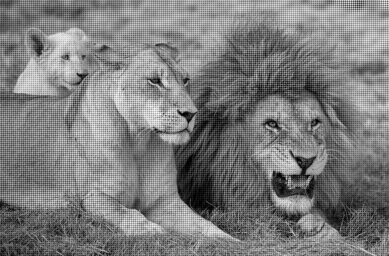
%> input picture input/test.png, 389 x 256 px
$ octave project.m   (GNU Octave 9; MATLAB toolbox functions it lacks are replaced by stand-ins)
%> lines starting %> are read from the running program, lines starting %| are printed output that depends on the picture
% removed course code and renamed images to prevent plagarism
% Marcin Lenart
clear all; close all; clc;

%read raw image data to fix
raw_img=imread('input/test.png');
%> raw_img is the input picture: size 256x389 uint8; min 0, max 252, mean 124.2


%original good image for error comparison
original_img=imread('rgb/test.png');
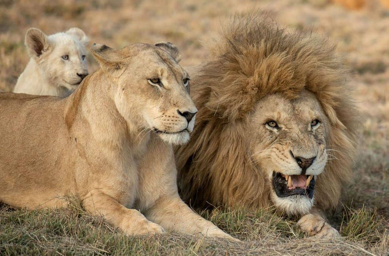
%> input picture rgb/test.png, 389 x 256 px
%> original_img is the input picture: size 256x389x3 uint8; mean R, G, B 150.7, 125.9, 94.1

%4 images for machine learning
%use resize function if sizes are different
%learning_img_raw_1 = imresize(imread('test2.jpg'), [256,384]);
learning_img_raw_1=imread('rgb/1.png');
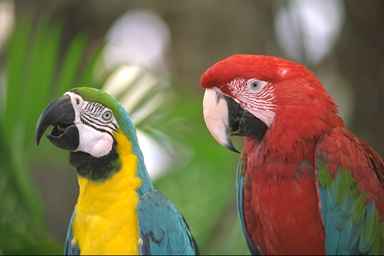
%> input picture rgb/1.png, 384 x 256 px
%> learning_img_raw_1 is the input picture: size 256x384x3 uint8; mean R, G, B 121.7, 109.6, 75.8
learning_img_raw_2=imread('rgb/2.png');
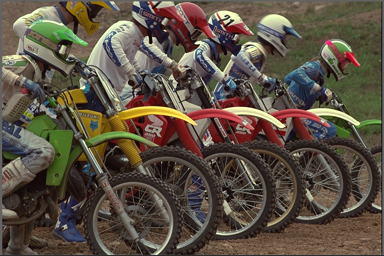
%> input picture rgb/2.png, 384 x 256 px
%> learning_img_raw_2 is the input picture: size 256x384x3 uint8; mean R, G, B 91.5, 81, 67.5
learning_img_raw_3=imread('rgb/3.png');
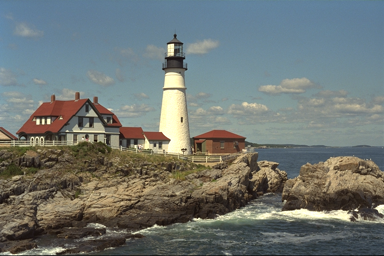
%> input picture rgb/3.png, 384 x 256 px
%> learning_img_raw_3 is the input picture: size 256x384x3 uint8; mean R, G, B 111.6, 118, 114.5
learning_img_raw_4=imread('rgb/4.png');
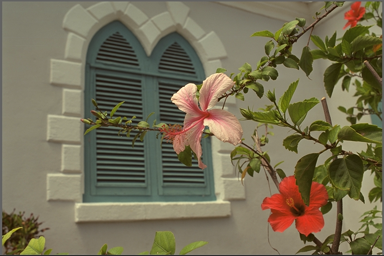
%> input picture rgb/4.png, 384 x 256 px
%> learning_img_raw_4 is the input picture: size 256x384x3 uint8; mean R, G, B 117.6, 110.7, 85.4

%concatenate learning images
learning_img = cat(2, learning_img_raw_1, learning_img_raw_2,learning_img_raw_3,learning_img_raw_4);

%uncomment this for single learning image
%learning_img=imread('rgb/test.png');

%display input image
figure;
imshow(raw_img);
title('Raw Input Image');

%determine both of the image dimensions
[num_of_rows,num_of_cols,layers]=size(raw_img);
%> num_of_rows = 256; num_of_cols = 389; layers = 1
[num_of_rows2,num_of_cols2,layers2]=size(learning_img);
%> num_of_rows2 = 256; num_of_cols2 = 1536; layers2 = 3

%pass images through the rgb bayer filter function
bayer_img=getBayerImg(raw_img);
%> in getBayerImg, `bayer_filter_rgb=input_image*0;`: bayer_filter_rgb: size 256x389 uint8; every value is 0
bayer_learning_img=getBayerImg(learning_img);
%> in getBayerImg (call 2), `bayer_filter_rgb=input_image*0;`: bayer_filter_rgb: size 256x1536x3 uint8; every value is 0

%output of the bayer image before interpolation
figure
imshow(bayer_img)
title('Bayer Image');

%output original learning image
figure
imshow(learning_img)
title('Learning Image');

%format image for matrix use ** put this in function later
learning_img_dbl=double(learning_img); %convert learning img to double
bayer_learning_img=double(bayer_learning_img); %convert bayer learning img to double
learning_img_1layer=sum(bayer_learning_img,3); %convert learning img to single layer image

%expand borders function to prevent edge problems
learning_img_1layer_exp=expandBorders(learning_img_1layer);
%> after the loop in expandBorders, `for col =1:3`: expanded_image: size 262x1542 double; min 0, max 255, mean 99.2
%> after the loop in expandBorders, `for row =1:3`:
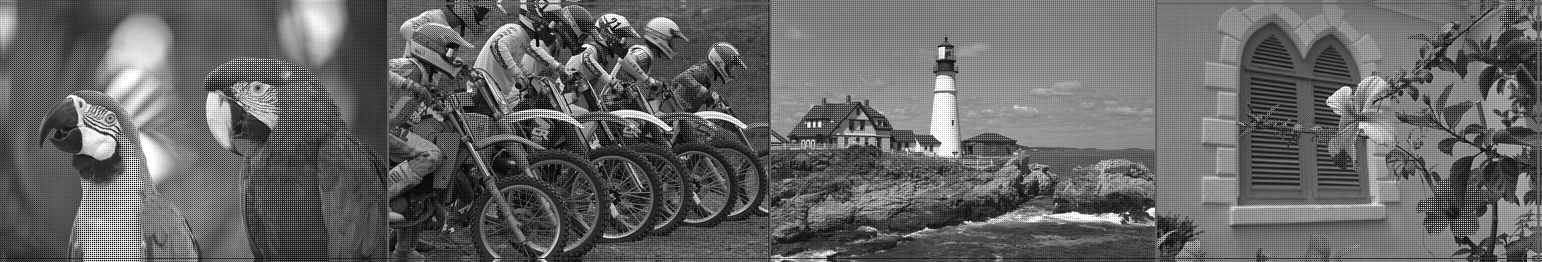
%> expanded_image: size 262x1542 double; min 0, max 255, mean 101.5

%output of expanded, 1 layer learning image
figure
imshow(uint8(learning_img_1layer_exp))
title('Learning Image -1 Layer, Expanded Border');

%Machine Learning Section__________________________________________________
%preallocate 4 X-matrices
num_of_elements=(num_of_rows2*num_of_cols2/4);
%> num_of_elements = 98304
x_matrix=zeros(num_of_elements,49,4);

%index incrementors
x1=0;
x2=0;
x3=0;
x4=0;

%preallocate y-matrix (true values)
y=zeros(num_of_elements,8);

%calculate X-matrix
%scan each pixel of learning image(offset by 3 pixels to get center pixel of expanded image)
for row =1+3:num_of_rows2+3
    for col =1+3:num_of_cols2+3
        Sub_x_matrix = learning_img_1layer_exp(row-3:row+3,col-3:col+3); %extract sub matrix (7x7)
        Sub_x_matrix=reshape(Sub_x_matrix.',1,[]); %convert to a row vector
        if (mod(row,2)==0 && mod(col,2)==0)
            %red tile (even row, even column)
            x1=x1+1;
            x_matrix( x1, :, 1 ) = Sub_x_matrix; % update to x-matrix 1
            %update y-pixel true value matrix
            y(x1,1)=learning_img_dbl(row-3,col-3,2);%green1
            y(x1,2)=learning_img_dbl(row-3,col-3,3);%blue1
        elseif mod(row,2)==0 && mod(col,2)==1
            %green tile-first row (even row, odd column
            x2=x2+1;
            x_matrix( x2, :, 2 ) = Sub_x_matrix; % update to x-matrix 2
            y(x2,3)=learning_img_dbl(row-3,col-3,1);%red1
            y(x2,4)=learning_img_dbl(row-3,col-3,3);%blue2
        elseif mod(row,2)==1 && mod(col,2)==0
            %green tile-second row (odd row, even column
            x3=x3+1;
            x_matrix( x3, :, 3 ) = Sub_x_matrix; % update to x-matrix 3
            y(x3,5)=learning_img_dbl(row-3,col-3,1);%red2
            y(x3,6)=learning_img_dbl(row-3,col-3,3);%blue3
        else
            %blue tile (odd row, odd column)
            x4=x4+1;
            x_matrix( x4, :, 4 ) = Sub_x_matrix; % update to x-matrix 4
            y(x4,7)=learning_img_dbl(row-3,col-3,1);%red3
            y(x4,8)=learning_img_dbl(row-3,col-3,2);%green2
        end
    end
end
%> after the loop, x1 = 98304; x2 = 98304; x3 = 98304; x4 = 98304

%compute A coefficients (8 sets)
A=zeros(49,8); %preallocate A-matrix into 8 column vectors
for index=1:8
    %select required X-matrix
    x_index=round(index/2);%adjusts index range to 1-4
    X=x_matrix(:,:,x_index);
    x_trans=transpose(X);

    %calculation for A coefficients
    A(:,index)=inv(x_trans*X)*x_trans*y(:,index);
end

disp('Machine Learning Done...Demosaicing Started...');
%Demosaicing Section_______________________________________________________
%format image to be demosaiced
bayer_img_dbl=double(bayer_img); %convert bayer image int8 to double
demosaic_img=bayer_img_dbl; %create a copy for final demosaic image
bayer_img_1layer=sum(bayer_img_dbl,3); %convert bayer to single layer image

%expand borders for calculation section
bayer_img_1layer_exp=expandBorders(bayer_img_1layer);
%> after the loop in expandBorders (call 2), `for col =1:3`: expanded_image: size 262x395 double; min 0, max 252, mean 121.2
%> after the loop in expandBorders (call 2), `for row =1:3`: expanded_image: size 262x395 double; min 0, max 252, mean 124

%  figure;
%  imshow(uint8(bayer_img_1layer_exp));
%  title('expanded 1 layer exp Image');

%Demosaic using X*A formula, store final in demosaic_img
%scan each pixel (offset by 3 pixels to get center pixel of expanded image)
offset=-3;%pixel offset for non-expanded image
for row =1+3:num_of_rows+3
    for col =1+3:num_of_cols+3
        Sub_x_matrix = bayer_img_1layer_exp(row-3:row+3,col-3:col+3); %extract sub matrix (7x7)
        Sub_x_matrix=reshape(Sub_x_matrix.',1,[]); %(convert to a row vector)
        if (mod(row,2)==0 && mod(col,2)==0)
            %red tile (even row, even column)
            %use corresponding A-matrix (1-8) depending on type of tile
            demosaic_img(row+offset,col+offset,2)=Sub_x_matrix*A(:,1);
            demosaic_img(row+offset,col+offset,3)=Sub_x_matrix*A(:,2);

        elseif mod(row,2)==0 && mod(col,2)==1
            %green tile-first row (even row, odd column
            demosaic_img(row+offset,col+offset,1)=Sub_x_matrix*A(:,3);
            demosaic_img(row+offset,col+offset,3)=Sub_x_matrix*A(:,4);
        elseif mod(row,2)==1 && mod(col,2)==0
            %green tile-second row (odd row, even column
            demosaic_img(row+offset,col+offset,1)=Sub_x_matrix*A(:,5);
            demosaic_img(row+offset,col+offset,3)=Sub_x_matrix*A(:,6);
        else
            %blue tile (odd row, odd column)
            demosaic_img(row+offset,col+offset,1)=Sub_x_matrix*A(:,7);
            demosaic_img(row+offset,col+offset,2)=Sub_x_matrix*A(:,8);
        end
    end
end

%Output and Error Section__________________________________________________
demosaic_img=uint8(demosaic_img);%convert back to uint8
%> demosaic_img: size 256x389x3 uint8

%display original image
figure;
imshow(original_img);
title('Original Full-resolution Image');

%display final interpolated image
figure;
imshow(demosaic_img);
title('Demosaiced Image');

%matlab mean square error
err = immse(demosaic_img,original_img)
%> err = 11.15

%alternative mean squared error checker
err1 = (double(original_img) - double(demosaic_img)) .^ 2;
err = sum(sum(err1)) / (num_of_rows * num_of_cols) %error per color layer
%> err = [14.2 6.12 13.13]
err = sum(err)/3 %total error
%> err = 11.15

%display error image
figure;
imshow(uint8(err1));
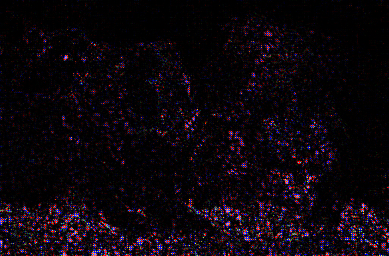
%> displayed picture: size 256x389x3, on the screen's scale of 0 to 255; mean R, G, B 13, 6, 12.3
title('Error Image');

%Functions_________________________________________________________________

%converts to a bayer image
function output_img=getBayerImg(input_image)
%initialize bayer filter to the size of the raw image
[num_of_rows_temp,num_of_cols_temp,~]=size(input_image);
bayer_filter_rgb=input_image*0; %preallocate filter

%generate bayer mosaic patterns in rgb format
%the same uint8 format as the raw image
for row =1:num_of_rows_temp
    for col =1:num_of_cols_temp
        %red
        if mod(row,2)==1 && mod(col,2)==1
            bayer_filter_rgb(row,col,1)=255;
            %blue
        elseif mod(row,2)==0 && mod(col,2)==0
            bayer_filter_rgb(row,col,3)=255;
            %green
        else
            bayer_filter_rgb(row,col,2)=255;
        end
    end
end
output_img= input_image.*(bayer_filter_rgb/255);
end

%expand image borders by mirroring neighbouring pixels
%expands by 3 pixels on each side of original image
function expanded_image=expandBorders(input_image)
[num_of_rows_temp,num_of_cols_temp,~]=size(input_image);
%preallocate image matrix to expanded size and copy original with offset
expanded_image=zeros(num_of_rows_temp+6,num_of_cols_temp+6);
expanded_image(4:num_of_rows_temp+3,4:num_of_cols_temp+3)=input_image;

%add mirrored elements
%left and right mirror components
for col =1:3
    expanded_image(4:num_of_rows_temp+3,col:col)=input_image(1:num_of_rows_temp,5-col);
    expanded_image(4:num_of_rows_temp+3,col+num_of_cols_temp+3:col+num_of_cols_temp+3)=input_image(1:num_of_rows_temp,num_of_cols_temp-col);
end

%top and bottom mirror components
for row =1:3
    expanded_image(row:row,1:num_of_cols_temp+6)=expanded_image(8-row:8-row,1:num_of_cols_temp+6);
    expanded_image(row+num_of_rows_temp+3:row+num_of_rows_temp+3,1:num_of_cols_temp+6)=expanded_image(3+num_of_rows_temp-row:3+num_of_rows_temp-row,1:num_of_cols_temp+6);
end
end
